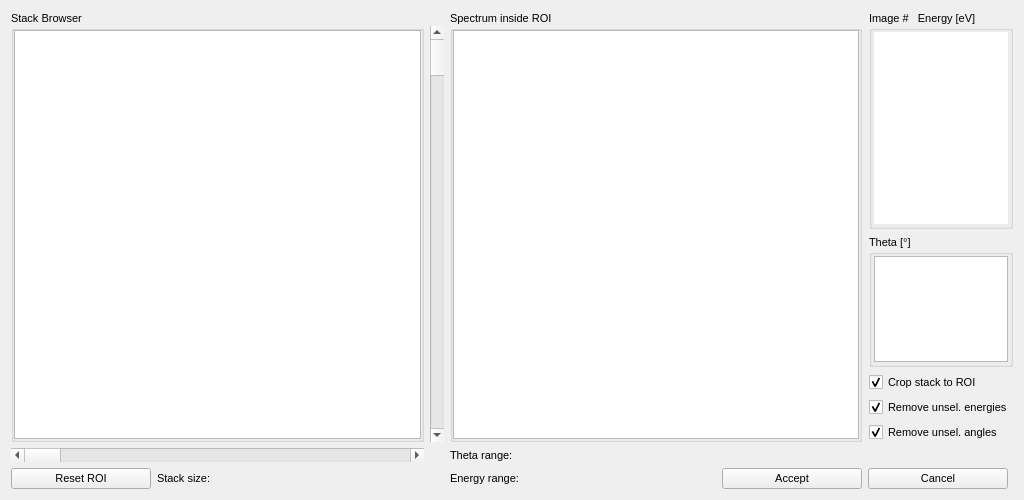
<?xml version="1.0" encoding="UTF-8"?>
<ui version="4.0">
 <class>MultiLimit</class>
 <widget class="QWidget" name="MultiLimit">
  <property name="geometry">
   <rect>
    <x>0</x>
    <y>0</y>
    <width>1024</width>
    <height>500</height>
   </rect>
  </property>
  <property name="windowTitle">
   <string>Form</string>
  </property>
  <layout class="QVBoxLayout" name="verticalLayout">
   <item>
    <layout class="QGridLayout" name="gridLayout">
     <item row="1" column="0">
      <widget class="QScrollBar" name="slider_theta">
       <property name="orientation">
        <enum>Qt::Horizontal</enum>
       </property>
      </widget>
     </item>
     <item row="0" column="0">
      <widget class="QGroupBox" name="groupBox">
       <property name="sizePolicy">
        <sizepolicy hsizetype="MinimumExpanding" vsizetype="MinimumExpanding">
         <horstretch>0</horstretch>
         <verstretch>0</verstretch>
        </sizepolicy>
       </property>
       <property name="minimumSize">
        <size>
         <width>100</width>
         <height>100</height>
        </size>
       </property>
       <property name="font">
        <font>
         <family>Ubuntu</family>
         <pointsize>8</pointsize>
        </font>
       </property>
       <property name="title">
        <string>Stack Browser</string>
       </property>
       <layout class="QHBoxLayout" name="horizontalLayout_4">
        <property name="spacing">
         <number>0</number>
        </property>
        <property name="leftMargin">
         <number>0</number>
        </property>
        <property name="topMargin">
         <number>0</number>
        </property>
        <property name="rightMargin">
         <number>0</number>
        </property>
        <property name="bottomMargin">
         <number>0</number>
        </property>
        <item>
         <widget class="GraphicsView" name="canvas"/>
        </item>
       </layout>
      </widget>
     </item>
     <item row="2" column="2">
      <layout class="QHBoxLayout" name="horizontalLayout">
       <property name="topMargin">
        <number>0</number>
       </property>
       <item>
        <widget class="QLabel" name="label_ev_range">
         <property name="font">
          <font>
           <family>Ubuntu</family>
           <pointsize>8</pointsize>
          </font>
         </property>
         <property name="text">
          <string>Energy range:</string>
         </property>
        </widget>
       </item>
       <item>
        <widget class="QPushButton" name="button_ok">
         <property name="minimumSize">
          <size>
           <width>140</width>
           <height>0</height>
          </size>
         </property>
         <property name="maximumSize">
          <size>
           <width>140</width>
           <height>16777215</height>
          </size>
         </property>
         <property name="font">
          <font>
           <family>Ubuntu</family>
           <pointsize>8</pointsize>
          </font>
         </property>
         <property name="text">
          <string>Accept</string>
         </property>
        </widget>
       </item>
      </layout>
     </item>
     <item row="2" column="0">
      <layout class="QHBoxLayout" name="horizontalLayout_5">
       <item>
        <widget class="QPushButton" name="button_rstroi">
         <property name="minimumSize">
          <size>
           <width>140</width>
           <height>0</height>
          </size>
         </property>
         <property name="maximumSize">
          <size>
           <width>140</width>
           <height>16777215</height>
          </size>
         </property>
         <property name="font">
          <font>
           <family>Ubuntu</family>
           <pointsize>8</pointsize>
          </font>
         </property>
         <property name="text">
          <string>Reset ROI</string>
         </property>
        </widget>
       </item>
       <item>
        <widget class="QLabel" name="label_spatial_range">
         <property name="font">
          <font>
           <family>Ubuntu</family>
           <pointsize>8</pointsize>
          </font>
         </property>
         <property name="text">
          <string>Stack size:</string>
         </property>
        </widget>
       </item>
      </layout>
     </item>
     <item row="0" column="2">
      <widget class="QGroupBox" name="groupBox_3">
       <property name="sizePolicy">
        <sizepolicy hsizetype="MinimumExpanding" vsizetype="MinimumExpanding">
         <horstretch>0</horstretch>
         <verstretch>0</verstretch>
        </sizepolicy>
       </property>
       <property name="font">
        <font>
         <family>Ubuntu</family>
         <pointsize>8</pointsize>
        </font>
       </property>
       <property name="title">
        <string>Spectrum inside ROI</string>
       </property>
       <layout class="QHBoxLayout" name="horizontalLayout_3">
        <property name="spacing">
         <number>0</number>
        </property>
        <property name="leftMargin">
         <number>0</number>
        </property>
        <property name="topMargin">
         <number>0</number>
        </property>
        <property name="rightMargin">
         <number>0</number>
        </property>
        <property name="bottomMargin">
         <number>0</number>
        </property>
        <item>
         <widget class="PlotWidget" name="spectrum_plotwidget"/>
        </item>
       </layout>
      </widget>
     </item>
     <item row="2" column="3">
      <widget class="QPushButton" name="button_cancel">
       <property name="minimumSize">
        <size>
         <width>140</width>
         <height>0</height>
        </size>
       </property>
       <property name="maximumSize">
        <size>
         <width>140</width>
         <height>16777215</height>
        </size>
       </property>
       <property name="font">
        <font>
         <family>Ubuntu</family>
         <pointsize>8</pointsize>
        </font>
       </property>
       <property name="text">
        <string>Cancel</string>
       </property>
      </widget>
     </item>
     <item row="0" column="1">
      <layout class="QVBoxLayout" name="verticalLayout_5">
       <property name="rightMargin">
        <number>0</number>
       </property>
       <item>
        <spacer name="verticalSpacer">
         <property name="orientation">
          <enum>Qt::Vertical</enum>
         </property>
         <property name="sizeType">
          <enum>QSizePolicy::Maximum</enum>
         </property>
         <property name="sizeHint" stdset="0">
          <size>
           <width>8</width>
           <height>15</height>
          </size>
         </property>
        </spacer>
       </item>
       <item>
        <widget class="QScrollBar" name="slider_eng">
         <property name="font">
          <font>
           <family>Ubuntu</family>
           <pointsize>8</pointsize>
          </font>
         </property>
         <property name="toolTip">
          <string>Keep left mouse button pressed to toggle view</string>
         </property>
         <property name="orientation">
          <enum>Qt::Vertical</enum>
         </property>
        </widget>
       </item>
      </layout>
     </item>
     <item row="1" column="2">
      <widget class="QLabel" name="label_theta_range">
       <property name="font">
        <font>
         <family>Ubuntu</family>
         <pointsize>8</pointsize>
        </font>
       </property>
       <property name="text">
        <string>Theta range: </string>
       </property>
      </widget>
     </item>
     <item row="0" column="3">
      <widget class="QWidget" name="verticalWidget" native="true">
       <property name="sizePolicy">
        <sizepolicy hsizetype="Maximum" vsizetype="Expanding">
         <horstretch>0</horstretch>
         <verstretch>0</verstretch>
        </sizepolicy>
       </property>
       <property name="maximumSize">
        <size>
         <width>16777215</width>
         <height>16777215</height>
        </size>
       </property>
       <property name="layoutDirection">
        <enum>Qt::LeftToRight</enum>
       </property>
       <layout class="QVBoxLayout" name="verticalLayout_3">
        <property name="sizeConstraint">
         <enum>QLayout::SetNoConstraint</enum>
        </property>
        <property name="leftMargin">
         <number>1</number>
        </property>
        <property name="topMargin">
         <number>0</number>
        </property>
        <property name="rightMargin">
         <number>0</number>
        </property>
        <property name="bottomMargin">
         <number>0</number>
        </property>
        <item>
         <widget class="QGroupBox" name="groupBox_ev">
          <property name="sizePolicy">
           <sizepolicy hsizetype="Maximum" vsizetype="Expanding">
            <horstretch>0</horstretch>
            <verstretch>0</verstretch>
           </sizepolicy>
          </property>
          <property name="maximumSize">
           <size>
            <width>16777215</width>
            <height>16777215</height>
           </size>
          </property>
          <property name="font">
           <font>
            <family>Ubuntu</family>
            <pointsize>8</pointsize>
           </font>
          </property>
          <property name="title">
           <string>Image #   Energy [eV]</string>
          </property>
          <property name="alignment">
           <set>Qt::AlignLeading|Qt::AlignLeft|Qt::AlignTop</set>
          </property>
          <layout class="QVBoxLayout" name="verticalLayout_2">
           <property name="leftMargin">
            <number>2</number>
           </property>
           <property name="topMargin">
            <number>2</number>
           </property>
           <property name="rightMargin">
            <number>2</number>
           </property>
           <property name="bottomMargin">
            <number>2</number>
           </property>
           <item>
            <widget class="QListWidget" name="ev_widget">
             <property name="sizePolicy">
              <sizepolicy hsizetype="Expanding" vsizetype="MinimumExpanding">
               <horstretch>0</horstretch>
               <verstretch>0</verstretch>
              </sizepolicy>
             </property>
             <property name="maximumSize">
              <size>
               <width>16777215</width>
               <height>16777215</height>
              </size>
             </property>
             <property name="palette">
              <palette>
               <active>
                <colorrole role="Highlight">
                 <brush brushstyle="SolidPattern">
                  <color alpha="127">
                   <red>85</red>
                   <green>255</green>
                   <blue>255</blue>
                  </color>
                 </brush>
                </colorrole>
                <colorrole role="HighlightedText">
                 <brush brushstyle="SolidPattern">
                  <color alpha="255">
                   <red>0</red>
                   <green>0</green>
                   <blue>0</blue>
                  </color>
                 </brush>
                </colorrole>
               </active>
               <inactive>
                <colorrole role="Highlight">
                 <brush brushstyle="SolidPattern">
                  <color alpha="127">
                   <red>85</red>
                   <green>255</green>
                   <blue>255</blue>
                  </color>
                 </brush>
                </colorrole>
                <colorrole role="HighlightedText">
                 <brush brushstyle="SolidPattern">
                  <color alpha="255">
                   <red>0</red>
                   <green>0</green>
                   <blue>0</blue>
                  </color>
                 </brush>
                </colorrole>
               </inactive>
               <disabled>
                <colorrole role="Highlight">
                 <brush brushstyle="SolidPattern">
                  <color alpha="0">
                   <red>51</red>
                   <green>153</green>
                   <blue>255</blue>
                  </color>
                 </brush>
                </colorrole>
                <colorrole role="HighlightedText">
                 <brush brushstyle="SolidPattern">
                  <color alpha="255">
                   <red>255</red>
                   <green>255</green>
                   <blue>255</blue>
                  </color>
                 </brush>
                </colorrole>
               </disabled>
              </palette>
             </property>
             <property name="font">
              <font>
               <family>Ubuntu</family>
               <pointsize>8</pointsize>
              </font>
             </property>
             <property name="focusPolicy">
              <enum>Qt::NoFocus</enum>
             </property>
             <property name="styleSheet">
              <string notr="true"/>
             </property>
             <property name="frameShape">
              <enum>QFrame::NoFrame</enum>
             </property>
             <property name="frameShadow">
              <enum>QFrame::Plain</enum>
             </property>
             <property name="lineWidth">
              <number>0</number>
             </property>
             <property name="midLineWidth">
              <number>0</number>
             </property>
             <property name="horizontalScrollBarPolicy">
              <enum>Qt::ScrollBarAlwaysOff</enum>
             </property>
             <property name="editTriggers">
              <set>QAbstractItemView::NoEditTriggers</set>
             </property>
             <property name="showDropIndicator" stdset="0">
              <bool>false</bool>
             </property>
             <property name="dragDropMode">
              <enum>QAbstractItemView::NoDragDrop</enum>
             </property>
             <property name="defaultDropAction">
              <enum>Qt::CopyAction</enum>
             </property>
             <property name="alternatingRowColors">
              <bool>false</bool>
             </property>
             <property name="selectionMode">
              <enum>QAbstractItemView::NoSelection</enum>
             </property>
             <property name="selectionBehavior">
              <enum>QAbstractItemView::SelectItems</enum>
             </property>
             <property name="movement">
              <enum>QListView::Static</enum>
             </property>
             <property name="isWrapping" stdset="0">
              <bool>false</bool>
             </property>
             <property name="viewMode">
              <enum>QListView::ListMode</enum>
             </property>
             <property name="selectionRectVisible">
              <bool>false</bool>
             </property>
             <property name="sortingEnabled">
              <bool>true</bool>
             </property>
            </widget>
           </item>
          </layout>
         </widget>
        </item>
        <item>
         <widget class="QGroupBox" name="groupBox_theta">
          <property name="sizePolicy">
           <sizepolicy hsizetype="Maximum" vsizetype="Maximum">
            <horstretch>0</horstretch>
            <verstretch>0</verstretch>
           </sizepolicy>
          </property>
          <property name="maximumSize">
           <size>
            <width>16777215</width>
            <height>16777215</height>
           </size>
          </property>
          <property name="font">
           <font>
            <family>Ubuntu</family>
            <pointsize>8</pointsize>
           </font>
          </property>
          <property name="title">
           <string>Theta [°]</string>
          </property>
          <property name="alignment">
           <set>Qt::AlignLeading|Qt::AlignLeft|Qt::AlignTop</set>
          </property>
          <layout class="QVBoxLayout" name="verticalLayout_4">
           <property name="leftMargin">
            <number>2</number>
           </property>
           <property name="topMargin">
            <number>2</number>
           </property>
           <property name="rightMargin">
            <number>2</number>
           </property>
           <property name="bottomMargin">
            <number>2</number>
           </property>
           <item>
            <widget class="QListWidget" name="theta_widget">
             <property name="sizePolicy">
              <sizepolicy hsizetype="Expanding" vsizetype="Maximum">
               <horstretch>0</horstretch>
               <verstretch>0</verstretch>
              </sizepolicy>
             </property>
            </widget>
           </item>
          </layout>
         </widget>
        </item>
        <item>
         <widget class="QCheckBox" name="cb_croptoroi">
          <property name="sizePolicy">
           <sizepolicy hsizetype="Maximum" vsizetype="Fixed">
            <horstretch>0</horstretch>
            <verstretch>0</verstretch>
           </sizepolicy>
          </property>
          <property name="font">
           <font>
            <family>Ubuntu</family>
            <pointsize>8</pointsize>
           </font>
          </property>
          <property name="text">
           <string>Crop stack to ROI</string>
          </property>
          <property name="checked">
           <bool>true</bool>
          </property>
         </widget>
        </item>
        <item>
         <widget class="QCheckBox" name="cb_remove_evs">
          <property name="sizePolicy">
           <sizepolicy hsizetype="Maximum" vsizetype="Fixed">
            <horstretch>0</horstretch>
            <verstretch>0</verstretch>
           </sizepolicy>
          </property>
          <property name="font">
           <font>
            <family>Ubuntu</family>
            <pointsize>8</pointsize>
           </font>
          </property>
          <property name="text">
           <string>Remove unsel. energies</string>
          </property>
          <property name="checked">
           <bool>true</bool>
          </property>
         </widget>
        </item>
        <item>
         <widget class="QCheckBox" name="cb_remove_theta">
          <property name="sizePolicy">
           <sizepolicy hsizetype="Maximum" vsizetype="Fixed">
            <horstretch>0</horstretch>
            <verstretch>0</verstretch>
           </sizepolicy>
          </property>
          <property name="font">
           <font>
            <family>Ubuntu</family>
            <pointsize>8</pointsize>
           </font>
          </property>
          <property name="text">
           <string>Remove unsel. angles</string>
          </property>
          <property name="checked">
           <bool>true</bool>
          </property>
         </widget>
        </item>
       </layout>
      </widget>
     </item>
    </layout>
   </item>
  </layout>
 </widget>
 <customwidgets>
  <customwidget>
   <class>GraphicsView</class>
   <extends>QGraphicsView</extends>
   <header location="global">pyqtgraph</header>
  </customwidget>
  <customwidget>
   <class>PlotWidget</class>
   <extends>QGraphicsView</extends>
   <header location="global">pyqtgraph</header>
  </customwidget>
 </customwidgets>
 <resources/>
 <connections/>
</ui>
